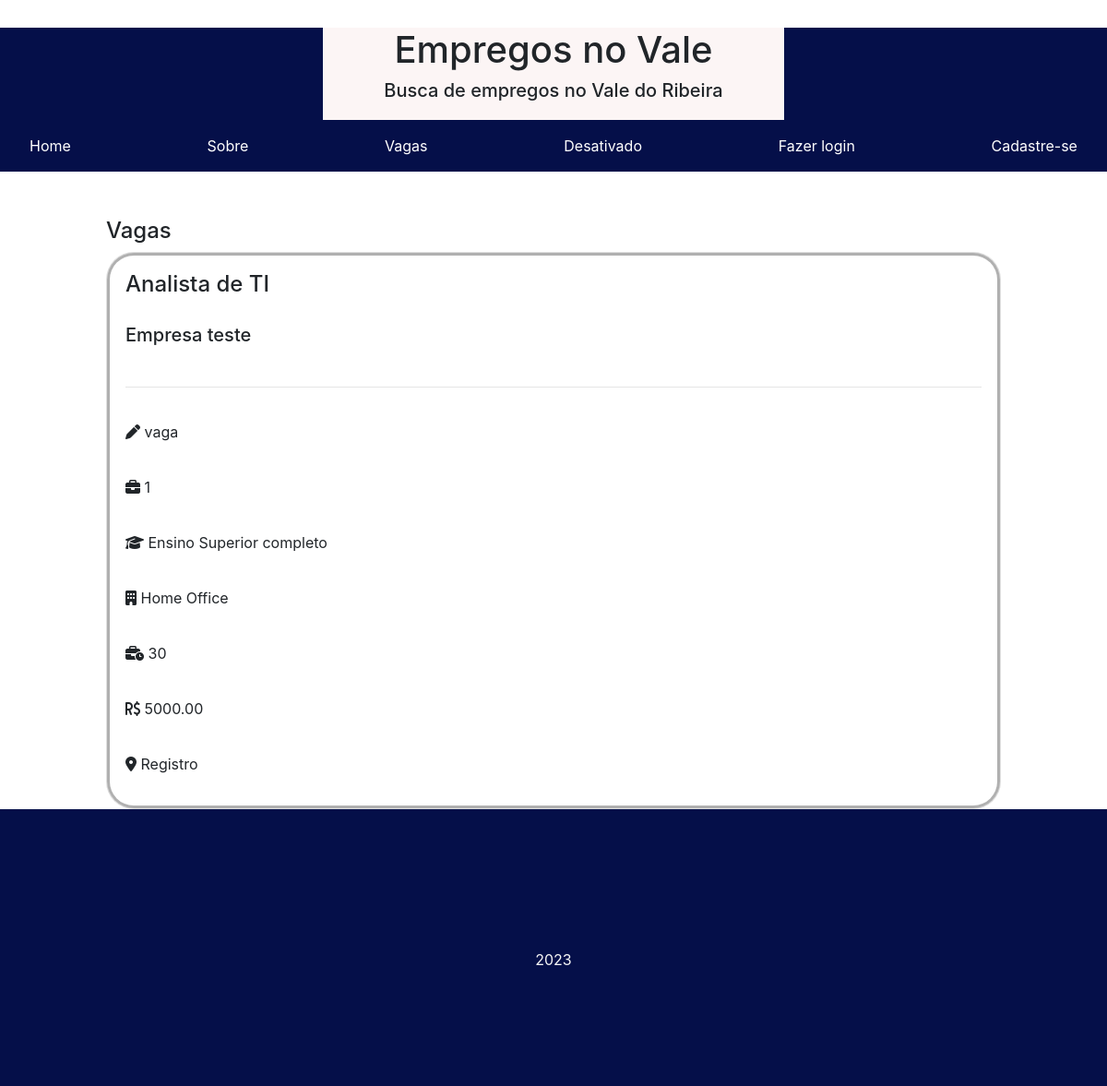
Page /demandas/1 on the committed database.
### computacao2/models.py (models this page shows, shortened)
class Cadastrovagas(models.Model):
    cargo = models.CharField('Cargo', max_length=200)
    empresa = models.CharField('Empresa', max_length=200)
    descricao = models.TextField('Descrição', max_length=500)
    vagas = models.CharField('Quantidade de vagas',  max_length=10)
    escolaridade = models.CharField('Escolaridade',  choices=ESCOLARIDADE_CHOICES, default='Ensino Médio Completo', max_length=30)
    salario = models.DecimalField('Salário', max_digits=10, decimal_places=2, default=0.00)
    modelo = models.CharField('Modelo de trabalho', choices=MODELO_CHOICES, default='Presencial', max_length=11)
    localizacao = models.CharField('Localização', max_length=30)
    horassemanais = models.CharField('Horas semanais', max_length=6)

### computacao2/views.py (the view)
# urls.py: path('demandas/<int:id>', views.vagasview, name='demandasview'),
def vagasview(request, id):
    cadastrovagas = get_object_or_404(Cadastrovagas, pk=id)
    return render(request, 'demandas.html', {'cadastrovagas': cadastrovagas} )

### computacao2/templates/demandas.html (shortened to what this page needs)
{% extends "base.html" %}
 {% block content %}
<div class="offset-1 col-10 list-div">
<h4>Vagas</h4>
    <div id="content">
        <div class="card" id="postagem">
            <h4>{{cadastrovagas.cargo}}</h4>
            <h5> {{cadastrovagas.empresa}}</h5>
            <hr>
           <p><i class="fa-solid fa-pen"></i> {{cadastrovagas.descricao}}</p>
           <p><i class="fa-solid fa-briefcase"> </i> {{cadastrovagas.vagas}}</i></p>
           <p><i class="fa-solid fa-graduation-cap"> </i> {{cadastrovagas.escolaridade}}</i></p>
            <p><i class="fa-solid fa-building"></i> {{cadastrovagas.modelo}}</i></p>
            <p><i class="fa-solid fa-business-time"> </i> {{cadastrovagas.horassemanais}}</i></p>
            <p><i class="fa-solid fa-brazilian-real-sign"> </i> {{cadastrovagas.salario}}</p>
            <p><i class="fa-solid fa-location-dot"></i> {{cadastrovagas.localizacao}}</p>
   </div></div>
{% endblock %}

### computacao2/static/CSS/style.css (style rules this page uses)
.card { border-radius: 80px; border-style: solid; border-width: 10px; border-color: rgb(20, 4, 125); box-shadow: 0px 0px 0px 3px rgba(99, 94, 94, 0.31) inset; -webkit-box-shadow: 0px 0px 0px 3px rgba(0,0,0,0.31) inset; -moz-box-shadow: 0px 0px 0px 3px rgba(64, 62, 62, 0.31) inset; padding:20px; }
#content, #postagem { display: flex; flex-direction: column; row-gap: 20px; }
#postagem { border-radius: 30px; }

### rows in the picture
Cadastrovagas: cargo "Analista de TI", empresa "Empresa teste", descricao "vaga", vagas "1", escolaridade "Ensino Superior completo", modelo "Home Office", horassemanais "30", salario "5000.00", localizacao "Registro"
